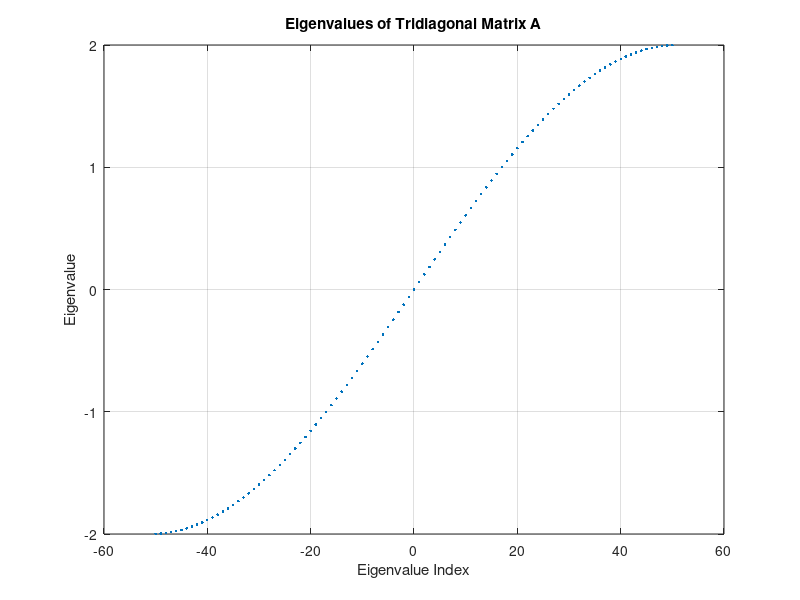

MATLAB code for this plot:
% Chapter 10 Homework 

% Problem 8:
%{
F = gallery('frank',12);
P = pascal(12);
F_e = sort(eig(F));
F_cn = condeig(F);
P_e = sort(eig(P));
P_cn = condeig(P);
(F_e(1:6).*F_e(12:-1:7))-ones(6,1);
(P_e(1:6).*P_e(12:-1:7))-ones(6,1);
%}

% Problem 4:

% Define the matrix size
n = 101;

% Create the tridiagonal matrix A
d = ones(n-1, 1);
A = diag(d, 1) + diag(d, -1);

% Compute the eigenvalues of A
e = eig(A);

% Create a plot
x = -(n-1)/2 : (n-1)/2;
plot(x, e, '.');

% Label the axes
xlabel('Eigenvalue Index');
ylabel('Eigenvalue');

% Title and grid
title('Eigenvalues of Tridiagonal Matrix A');
grid on;
